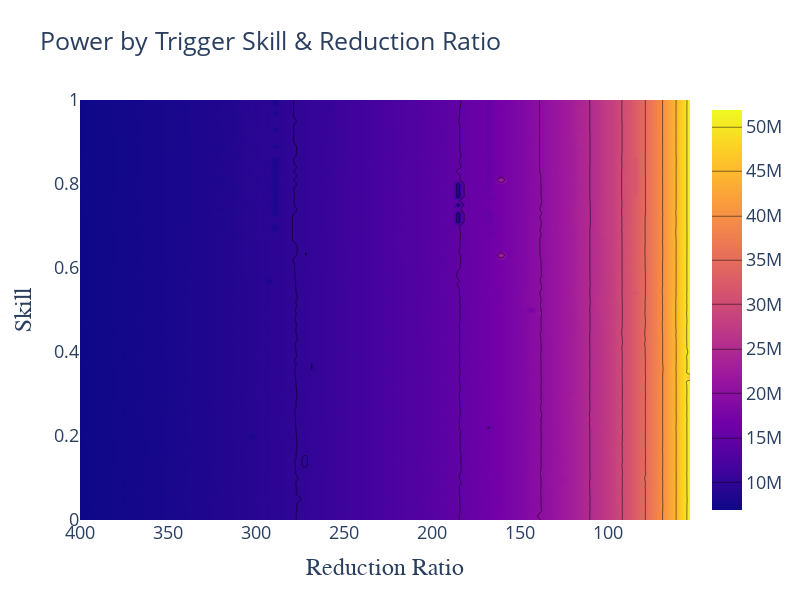

The cell this chart's notebook holds for it:
### Code cell
fig = go.Figure(data =
    go.Contour(
        z=power,
        x=l1t_reductions, # horizontal axis
        y=l1t_skills, # vertical axis,
         contours_coloring='heatmap',
    ),
    )
fig.update_layout(width = 800, 
                  height = 600,
                  title = "Power by Trigger Skill & Reduction Ratio",
                  xaxis=dict(
                        title="Reduction Ratio",
                        titlefont=dict(size=24, family='Arial, bold')  # Bold font for the x-axis title
                    ),
                    yaxis=dict(
                        title="Skill",
                        titlefont=dict(size=24, family='Arial, bold')  # Bold font for the y-axis title
                    ),
                    font = dict(size=18,),)
fig.update_xaxes(autorange="reversed")
fig.show()

### Figure 1 — Plotly figure (JSON) as saved in the notebook; plotly's stock layout.template omitted (floating-point values rounded to 4 significant figures; data arrays with more than 128 entries replaced by an {"elided": "..."} marker saying what was removed)
{"data": [{"contours": {"coloring": "heatmap"}, "type": "contour", "x": [400, 396.5, 393.1, 389.6, 386.1, 382.7, 379.2, 375.7, 372.3, 368.8, 365.3, 361.9, 358.4, 354.9, 351.5, 348.0, 344.5, 341.1, 337.6, 334.1, 330.7, 327.2, 323.7, 320.3, 316.8, 313.3, 309.9, 306.4, 302.9, 299.5, 296.0, 292.5, 289.1, 285.6, 282.1, 278.7, 275.2, 271.7, 268.3, 264.8, 261.3, 257.9, 254.4, 250.9, 247.5, 244.0, 240.5, 237.1, 233.6, 230.1, 226.7, 223.2, 219.7, 216.2, 212.8, 209.3, 205.8, 202.4, 198.9, 195.4, 192.0, 188.5, 185.0, 181.6, 178.1, 174.6, 171.2, 167.7, 164.2, 160.8, 157.3, 153.8, 150.4, 146.9, 143.4, 140.0, 136.5, 133.0, 129.6, 126.1, 122.6, 119.2, 115.7, 112.2, 108.8, 105.3, 101.8, 98.37, 94.9, 91.44, 87.97, 84.5, 81.04, 77.57, 74.1, 70.63, 67.17, 63.7, 60.23, 56.77, 53.3], "y": [0, 0.01, 0.02, 0.03, 0.04, 0.05, 0.06, 0.07, 0.08, 0.09, 0.1, 0.11, 0.12, 0.13, 0.14, 0.15, 0.16, 0.17, 0.18, 0.19, 0.2, 0.21, 0.22, 0.23, 0.24, 0.25, 0.26, 0.27, 0.28, 0.29, 0.3, 0.31, 0.32, 0.33, 0.34, 0.35, 0.36, 0.37, 0.38, 0.39, 0.4, 0.41, 0.42, 0.43, 0.44, 0.45, 0.46, 0.47, 0.48, 0.49, 0.5, 0.51, 0.52, 0.53, 0.54, 0.55, 0.56, 0.57, 0.58, 0.59, 0.6, 0.61, 0.62, 0.63, 0.64, 0.65, 0.66, 0.67, 0.68, 0.69, 0.7, 0.71, 0.72, 0.73, 0.74, 0.75, 0.76, 0.77, 0.78, 0.79, 0.8, 0.81, 0.82, 0.83, 0.84, 0.85, 0.86, 0.87, 0.88, 0.89, 0.9, 0.91, 0.92, 0.93, 0.94, 0.95, 0.96, 0.97, 0.98, 0.99, 1], "z": {"elided": "101x101 float values"}}], "layout": {"font": {"size": 18}, "height": 600, "title": {"text": "Power by Trigger Skill & Reduction Ratio"}, "width": 800, "xaxis": {"autorange": "reversed", "title": {"font": {"family": "Arial, bold", "size": 24}, "text": "Reduction Ratio"}}, "yaxis": {"title": {"font": {"family": "Arial, bold", "size": 24}, "text": "Skill"}}}}
